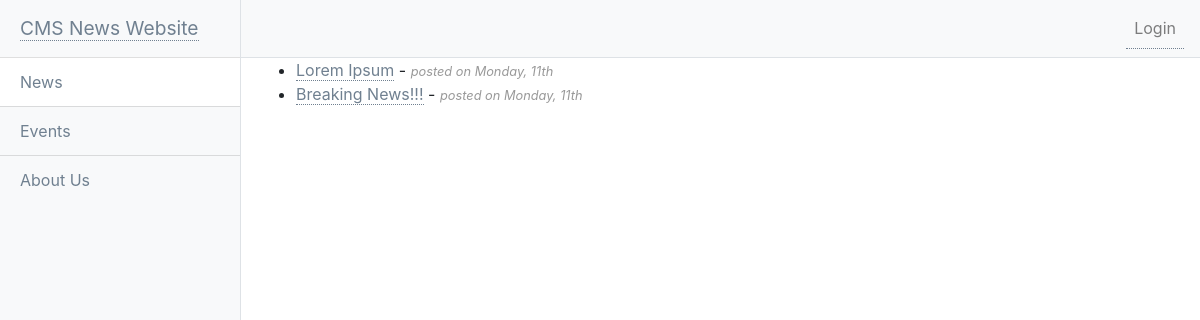
Before: / with the older database file.
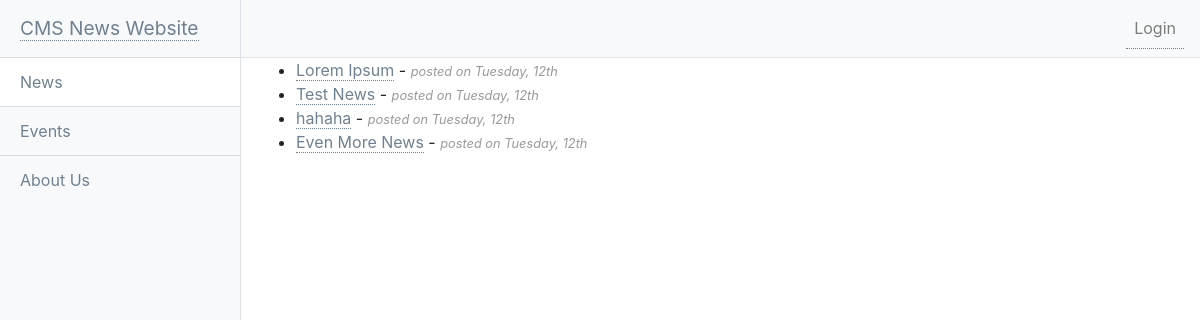
After: the same page with the newer database file.
### tables this page shows
CREATE TABLE `news` (
  `news_id` int(11) NOT NULL,
  `news_title` varchar(255) NOT NULL,
  `news_content` text NOT NULL,
  `news_postdate` int(11) NOT NULL
);

### news.php (called while the page is built, shortened)
<?php
class News {
    public function fetch_all() {
        global $pdo;
        $query = $pdo->prepare("SELECT * FROM news");
        $query->execute();
        return $query->fetchAll();
    }
}
?>

### index.php (the view, shortened to what this page needs)
<?php
include_once('connection.php');
include_once('news.php');
$news = new News;
$newsAll = $news->fetch_all();
?>
<!DOCTYPE html>
<html lang="en">
<head>
    <link rel="stylesheet" href="Styles/style.css">
    <link href="vendor/bootstrap/css/bootstrap.min.css" rel="stylesheet">
    <link href="Styles/sidebar.css" rel="stylesheet">
</head>
<body>
    <div class="d-flex" id="wrapper">
        <div class="bg-light border-right" id="sidebar-wrapper">
            <div class="sidebar-heading"><a href="index.php" id="logo">CMS News Website</a></div>
            <div class="list-group list-group-flush">
                <a href="index.php" class="list-group-item list-group-item-action">News</a>
                <a href="events_article.php?id=1" class="list-group-item list-group-item-action bg-light">Events</a>
                <a href="about_article.php?id=1" class="list-group-item list-group-item-action bg-light">About Us</a>
            </div>
        </div>
        <div id="page-content-wrapper">
            <nav class="navbar navbar-expand-lg navbar-light bg-light border-bottom">
                <ul class="navbar-nav ml-auto mt-2 mt-lg-0">
                    <li class="nav-item">
                        <?php if (isset($_SESSION['logged_in'])) { ?>
                            <a class="nav-link" href="Admin/index.php">Admin <span class="sr-only">(current)</span></a>
                        <?php } else { ?>
                            <a class="nav-link" href="Admin/index.php">Login <span class="sr-only">(current)</span></a>
                        <?php }?>
                    </li>
                </ul>
            </nav>
            <div class="container-fluid">
                <ul>
                    <?php foreach($newsAll as $news) { ?>
                    <li>
                        <a href="news_article.php?id=<?php echo $news['news_id']; ?>">
                            <?php echo $news['news_title']; ?></a> -
                        <small>posted on <?php echo date('l, jS', $news['news_postdate']); ?></small>
                    </li>
                    <?php } ?>
                </ul>
            </div>
        </div>
    </div>
</body>
</html>

### Styles/style.css (style rules this page uses)
a:link, a:visited { color: slategray; text-decoration: none; border-bottom: 1px dotted slategray; }
small { color: #999; font-style: italic; }

### Styles/sidebar.css (style rules this page uses)
body { overflow-x: hidden; }
#sidebar-wrapper { min-height: 100vh; margin-left: -15rem; -webkit-transition: margin .25s ease-out; -moz-transition: margin .25s ease-out; -o-transition: margin .25s ease-out; transition: margin .25s ease-out; }
#sidebar-wrapper .sidebar-heading { padding: 0.875rem 1.25rem; font-size: 1.2rem; }
#sidebar-wrapper .list-group { width: 15rem; }
#page-content-wrapper { min-width: 100vw; }
@media (min-width: 768px) { #sidebar-wrapper { margin-left: 0; } }
@media (min-width: 768px) { #page-content-wrapper { min-width: 0; width: 100%; } }

Changed rows visible on the page:
removed news: news_title "Breaking News!!!", news_postdate "Monday, 11th"
changed news "Lorem Ipsum": news_postdate "Monday, 11th" → "Tuesday, 12th"
added news: news_title "Test News", news_postdate "Tuesday, 12th"
added news: news_title "hahaha", news_postdate "Tuesday, 12th"
added news: news_title "Even More News", news_postdate "Tuesday, 12th"
